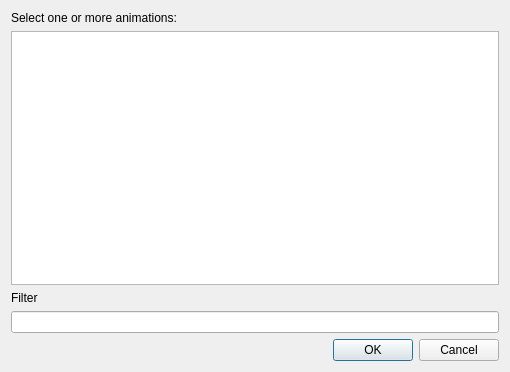
<?xml version="1.0" encoding="UTF-8"?>
<ui version="4.0">
 <class>AnimationChooser</class>
 <widget class="QDialog" name="AnimationChooser">
  <property name="geometry">
   <rect>
    <x>0</x>
    <y>0</y>
    <width>510</width>
    <height>372</height>
   </rect>
  </property>
  <property name="windowTitle">
   <string>Add animations to the set</string>
  </property>
  <layout class="QVBoxLayout" name="verticalLayout">
   <item>
    <widget class="QLabel" name="label">
     <property name="text">
      <string>Select one or more animations:</string>
     </property>
    </widget>
   </item>
   <item>
    <widget class="QTableView" name="tableView">
     <property name="editTriggers">
      <set>QAbstractItemView::NoEditTriggers</set>
     </property>
     <property name="selectionMode">
      <enum>QAbstractItemView::MultiSelection</enum>
     </property>
     <property name="textElideMode">
      <enum>Qt::ElideNone</enum>
     </property>
     <property name="showGrid">
      <bool>false</bool>
     </property>
     <property name="gridStyle">
      <enum>Qt::NoPen</enum>
     </property>
     <property name="sortingEnabled">
      <bool>true</bool>
     </property>
     <attribute name="horizontalHeaderVisible">
      <bool>true</bool>
     </attribute>
     <attribute name="horizontalHeaderStretchLastSection">
      <bool>true</bool>
     </attribute>
     <attribute name="verticalHeaderVisible">
      <bool>false</bool>
     </attribute>
     <attribute name="verticalHeaderMinimumSectionSize">
      <number>20</number>
     </attribute>
     <attribute name="verticalHeaderDefaultSectionSize">
      <number>20</number>
     </attribute>
    </widget>
   </item>
   <item>
    <widget class="QLabel" name="label_2">
     <property name="text">
      <string>Filter</string>
     </property>
    </widget>
   </item>
   <item>
    <widget class="QLineEdit" name="listFilterLineEdit"/>
   </item>
   <item>
    <widget class="QDialogButtonBox" name="buttonBox">
     <property name="orientation">
      <enum>Qt::Horizontal</enum>
     </property>
     <property name="standardButtons">
      <set>QDialogButtonBox::Cancel|QDialogButtonBox::Ok</set>
     </property>
    </widget>
   </item>
  </layout>
 </widget>
 <resources/>
 <connections>
  <connection>
   <sender>buttonBox</sender>
   <signal>accepted()</signal>
   <receiver>AnimationChooser</receiver>
   <slot>accept()</slot>
   <hints>
    <hint type="sourcelabel">
     <x>248</x>
     <y>254</y>
    </hint>
    <hint type="destinationlabel">
     <x>157</x>
     <y>274</y>
    </hint>
   </hints>
  </connection>
  <connection>
   <sender>buttonBox</sender>
   <signal>rejected()</signal>
   <receiver>AnimationChooser</receiver>
   <slot>reject()</slot>
   <hints>
    <hint type="sourcelabel">
     <x>316</x>
     <y>260</y>
    </hint>
    <hint type="destinationlabel">
     <x>286</x>
     <y>274</y>
    </hint>
   </hints>
  </connection>
 </connections>
</ui>
